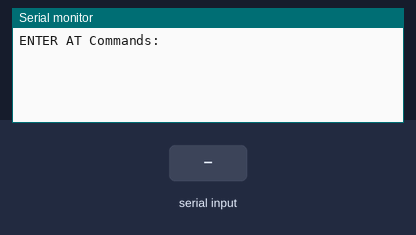
Simulated run of this sketch. Board: Arduino Uno, built with avr-gcc and run on an emulated ATmega328P. Parts: the last lines printed to the serial monitor. The inputs (shaded band) are chosen by the test bench.

Above: at 1.2 s.
1.3 s: "1\n" received over Serial
At 2.4 s:
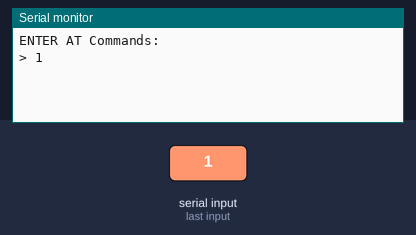
2.8 s: "1\n" received over the second serial link
At 3.5 s:
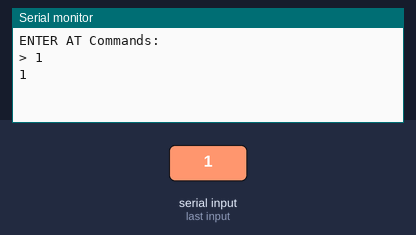
4.3 s: byte 10 (10) received over Serial
At 4.7 s:
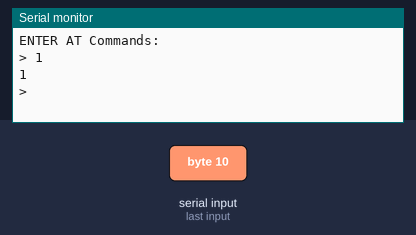
5.8 s: "0\n" received over Serial
At 7.0 s:
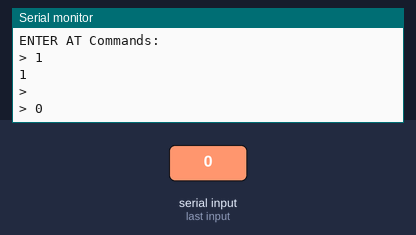
7.3 s: "0\n" received over the second serial link
At 8.1 s:
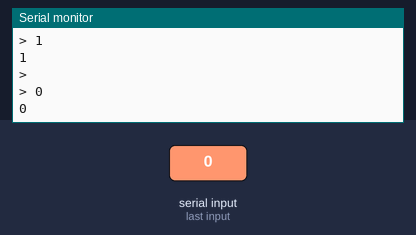

Measured:
- after the input at 1.3 s, the serial monitor: prints a new line at once (image 1)
- after the input at 2.8 s, the serial monitor: prints a new line at once (image 2)
- after the input at 4.3 s, the serial monitor: prints a new line at once (image 3)
- after the input at 5.8 s, the serial monitor: prints a new line at once (image 4)
- after the input at 7.3 s, the serial monitor: prints a new line at once (image 5)

The sketch:

HC-05_AT_mode.ino
```cpp
// http://www.martyncurrey.com/hc-05-with-firmware-2-0-20100601/
// Press button on command
// AT+NAME?
// AT+NAME=XXXX


#include <SoftwareSerial.h>

char c = ' ';
boolean NL = true;

SoftwareSerial hc05(10, 11);

void setup() {
  Serial.begin(9600);
  Serial.println("ENTER AT Commands:");
  hc05.begin(38400);
}

void loop() {
  // Read from the Bluetooth module and send to the Arduino Serial Monitor
  if (hc05.available())
  {
    c = hc05.read();
    Serial.write(c);
  }


  // Read from the Serial Monitor and send to the Bluetooth module
  if (Serial.available())
  {
    c = Serial.read();
    hc05.write(c);

    // Echo the user input to the main window. The ">" character indicates the user entered text.
    if (NL) {
      Serial.print("> ");
      NL = false;
    }
    Serial.write(c);
    if (c == 10) {
      NL = true;
    }
  }
}
```
